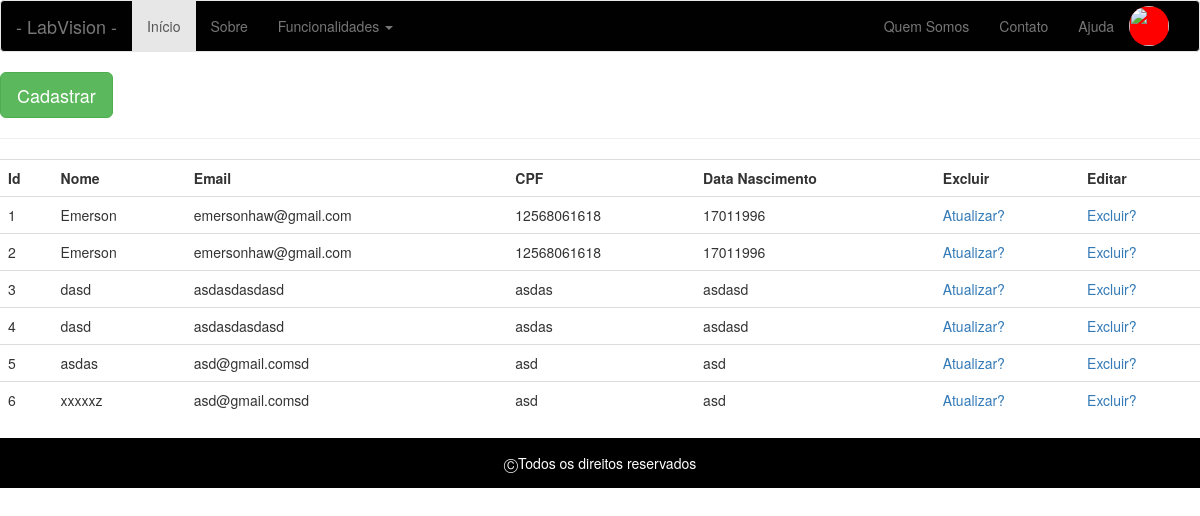
Page /listar-usuarios (signed in) on the committed database.
### app/models/tables.py (models this page shows, shortened)
class Pessoa(db.Model):
    __tablename__ = "pessoas"
    id = db.Column(db.Integer, primary_key=True)
    nome = db.Column(db.String(50))

class Usuario(Pessoa, db.Model):
    __tablename__ = "usuarios"
    id = db.Column(db.Integer, primary_key=True)
    email = db.Column(db.String(50))
    senha = db.Column(db.String(20))
    cpf = db.Column(db.String(20))
    dt_nascimento = db.Column(db.String(20))
    status = db.Column(db.Boolean())
    pessoa = db.Column(db.Integer, db.ForeignKey('pessoas.id'))

class Pessoa(db.Model):
    __tablename__ = "pessoas"
    id = db.Column(db.Integer, primary_key=True)
    nome = db.Column(db.String(50))

### app/controllers/default.py (the view)
@app.route('/listar-usuarios', methods=['GET', 'POST'])
def listar_usuarios():
    usuarios = Usuario.query.all()
    return render_template('usuario/listar-usuarios.html', usuarios=usuarios)

### app/controllers/default.py (called while the page is built)
@login_manager.user_loader
def load_user(id):
    return Usuario.query.filter_by(id=id).first()

### app/templates/usuario/listar-usuarios.html
{% include 'base/head.html' %}
{% include 'base/nav_bar.html' %}
<a href="/cadastrar-usuarios">
    <button class="btn btn-lg btn-success">
        Cadastrar
    </button>
</a>
<hr>
<div class="table-responsive">
        <table class="table">
            <tr>
                <th>Id</th>
                <th>Nome</th>
                <th>Email</th>
                <th>CPF</th>
                <th>Data Nascimento</th>
                <th>Excluir</th>
                <th>Editar</th>
            </tr>
            {% for u in usuarios %}
                <tr>
                    <td>
                        {{ u.id}}
                    </td>
                    <td>
                        {{ u.nome}}
                    </td>
                    <td>
                        {{ u.email}}
                    </td>
                    <td>
                        {{ u.cpf}}
                    </td>
                    <td>
                        {{ u.dt_nascimento}}
                    </td>
                    <td>
                        <a href="{{ url_for('atualizar_usuario', id=u.id)}}">Atualizar?</a>
                    </td>
                    <td>
                        <a href="{{ url_for('excluir_usuario', id=u.id)}}">Excluir?</a>
                    </td>
                </tr>
            {% endfor %}
        </table>
</div>
{% include 'base/footer.html' %}

### rows in the picture
Usuario: id "1", nome "Emerson", email "emersonhaw@gmail.com", cpf "12568061618", dt_nascimento "17011996"
Usuario: id "2", nome "Emerson", email "emersonhaw@gmail.com", cpf "12568061618", dt_nascimento "17011996"
Usuario: id "3", nome "dasd", email "asdasdasdasd", cpf "asdas", dt_nascimento "asdasd"
Usuario: id "4", nome "dasd", email "asdasdasdasd", cpf "asdas", dt_nascimento "asdasd"
Usuario: id "5", nome "asdas", email "asd@gmail.comsd", cpf "asd", dt_nascimento "asd"
Usuario: id "6", nome "xxxxxz", email "asd@gmail.comsd", cpf "asd", dt_nascimento "asd"
